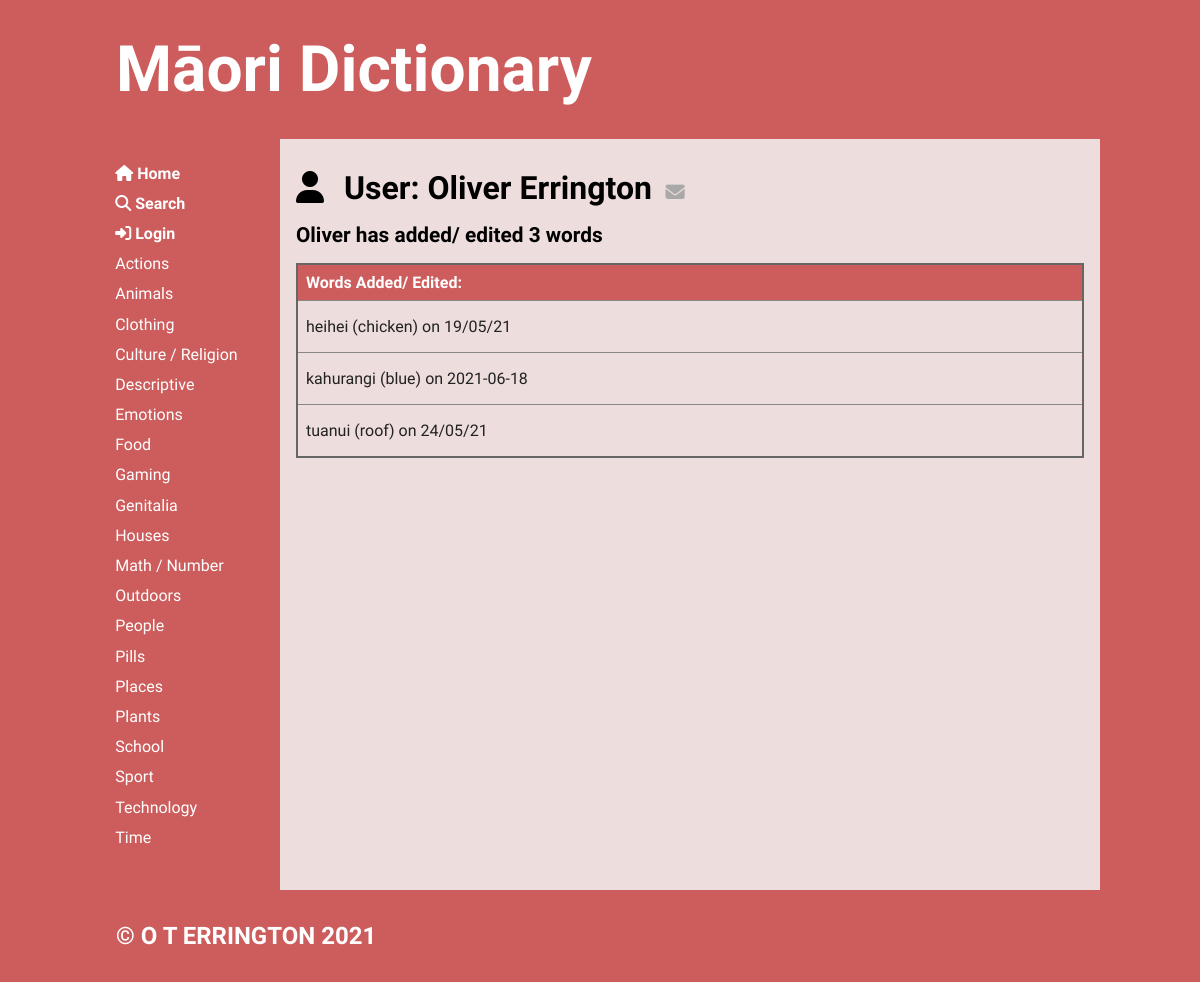
/publicuser/2, run on an earlier commit of the app's database.
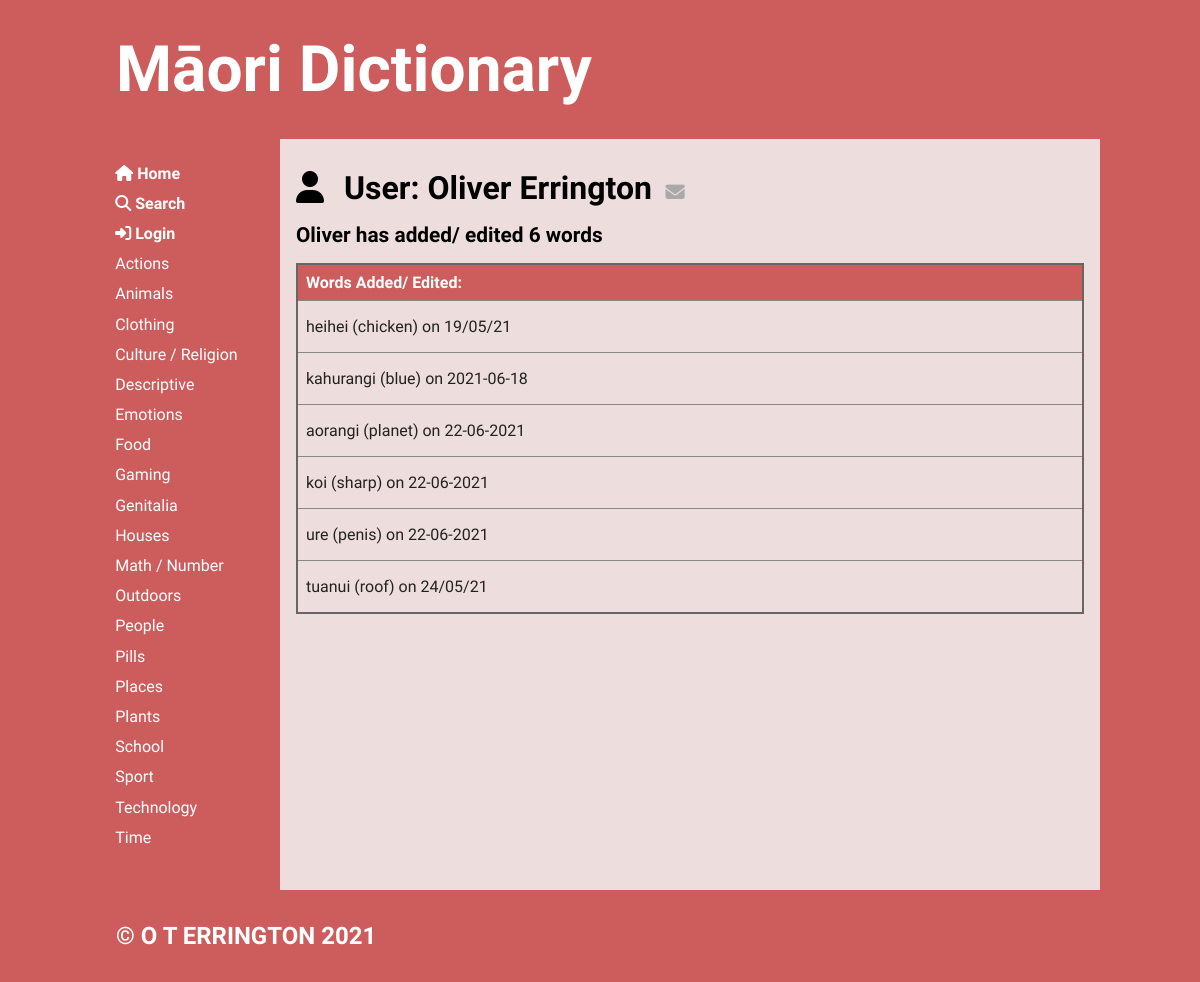
And on a later commit of the database.
### tables this page shows
CREATE TABLE "categories"
(
	cat_id integer
		constraint Category_pk
			primary key autoincrement,
	category varchar(20)
);

CREATE TABLE "words"
(
	word_id integer
		constraint words_pk
			primary key autoincrement,
	maori varchar(20),
	english varchar(20),
	cat_id integer,
	definition varchar(100),
	word_level integer,
	user_id integer,
	image varchar(50),
	date_added varchar(10)
);

### app.py (the view)
@app.route('/publicuser/<user_id>')
def render_userpublic_page(user_id):
    con = create_connection(DB_NAME)
    query = """SELECT user_id, fname, lname, email
    FROM users
    WHERE user_id=?"""
    cur = con.cursor()
    cur.execute(query, (user_id,))
    user_info = cur.fetchall()
    query = """SELECT word_id, maori, english, user_id, date_added
    FROM words
    WHERE user_id=?
    ORDER BY date_added ASC"""
    cur = con.cursor()
    cur.execute(query, (user_id,))
    user_words_info = cur.fetchall()
    con.close()
    if len(user_info) == 0:
        flash('User does not exist')
        return redirect('/')
    return render_template('publicuser.html', categories=get_categories(),
                           logged_in=is_logged_in(), user_info=user_info,
                           user_words_info=user_words_info)

### app.py (called while the page is built)
def create_connection(db_file):
    try:
        connection = sqlite3.connect(db_file)
        return connection
    except Error as e:  # unless there's an error
        print(e)
    return None

def get_categories():
    con = create_connection(DB_NAME)
    query = """SELECT cat_id, category
            FROM categories
            ORDER BY category ASC"""
    cur = con.cursor()
    cur.execute(query)
    category_list = cur.fetchall()
    con.close()
    return category_list

def is_logged_in():
    if session.get("email") is None:
        print("not logged in")
        return False
    else:  # if email isn't empty then user must be logged in
        print("logged in")
        return True

### templates/publicuser.html (shortened to what this page needs)
{% extends 'base.html' %}
{% block main %}
    <div>
        <i class="fas fa-user user-img"></i>
        <span class="span-heading">User: {{ user_info[0][1] }} {{ user_info[0][2] }}</span>
        <a href="mailto:{{ user_info[0][3] }}"><i class="fas fa-envelope user-img-small"></i></a>
    </div>
    {% if user_words_info|length == 0 %}
        <h4>{{ user_info[0][1] }} hasn't added any words yet!</h4>
    {% else %}
        <h4>{{ user_info[0][1] }} has added/ edited {{ user_words_info|length }} words</h4>
        <table>
            <tr>
                <th>Words Added/ Edited:</th>
            </tr>
            {% for user_word_info in user_words_info %}
                <tr class="category-highlight">
                    <td>
                        <a href="/word/{{ user_word_info[0] }}">
                            <p>
                                {{ user_word_info[1] }} ({{ user_word_info[2] }}) on {{ user_word_info[4] }}
                            </p>
                        </a>
                    </td>
                </tr>
            {% endfor %}
        </table>
    {% endif %}
{% endblock %}

### templates/base.html (shortened to what this page needs)
<!doctype html>
<html lang="en">
<head>
	<link href="{{ url_for('static', filename='css/style.css') }}" rel="stylesheet">
</head>
<body>
	<div id="container">
		<header>
			<a href="/"><h1>Māori Dictionary</h1></a>
		</header>
		<nav>
			<ul>
                <li>
                    <a href="/">
                        <i class="fas fa-home"></i><b> Home</b><br>
                    </a>
                    <a href="/search">
                        <i class="fas fa-search"></i><b> Search</b><br>
                    </a>
                    {% if logged_in %}
                        <a href="/user">
                            <i class="fas fa-user"></i><b> Account</b><br>
                        </a>
                        <a href="/logout"><i class="fas fa-sign-out-alt"></i><b> Log Out</b><br></a>
                    {%  else %}
                        <a href="/login"><i class="fas fa-sign-in-alt"></i><b> Login</b><br></a>
                    {%  endif %}
                    {% for category in categories %}
                        <a href="/category/{{ category[0] }}">
                            {{ category[1] }} <br/>
                        </a>
                    {% endfor %}
                    <br><br>
                </li>
			</ul>
		</nav>
		<main>
            {% block main%}{% endblock %}
        </main>
		<footer>
			<h3>
				&copy; O T ERRINGTON 2021
			</h3>
		</footer>
	</div>
</body>
</html>

What changed in the data, as far as the page shows it:
now on this page (row edited): words: maori "aorangi", english "planet", date_added "22-06-2021"
now on this page (row edited): words: maori "koi", english "sharp", date_added "22-06-2021"
now on this page (row edited): words: maori "ure", english "penis", date_added "22-06-2021"
Also different on the page:
{{ user_words_info|length }}: "3" → "6"
